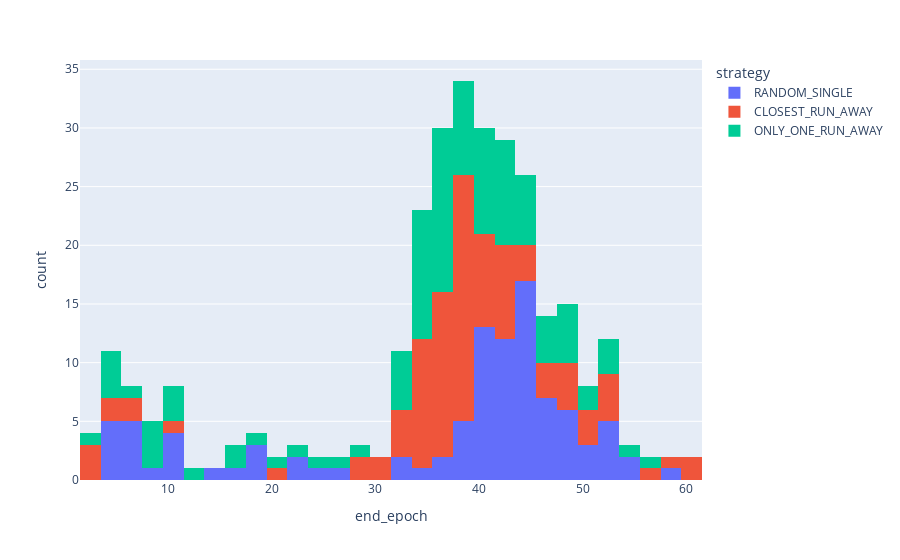

Notebook code for this chart:
### Code cell
px.histogram(df_game_result, x="end_epoch", nbins=len(df_game_result.end_epoch.unique()), color="strategy")

### Figure 1 — Plotly figure (JSON) as saved in the notebook; plotly's stock layout.template omitted (floating-point values rounded to 4 significant figures)
{"data": [{"bingroup": "x", "hovertemplate": "strategy=RANDOM_SINGLE<br>end_epoch=%{x}<br>count=%{y}<extra></extra>", "legendgroup": "RANDOM_SINGLE", "marker": {"color": "#636efa", "pattern": {"shape": ""}}, "name": "RANDOM_SINGLE", "nbinsx": 55, "orientation": "v", "showlegend": true, "type": "histogram", "x": [40, 40, 19, 40, 33, 7, 47, 44, 47, 44, 42, 7, 43, 7, 45, 47, 48, 50, 51, 41, 18, 54, 44, 42, 45, 39, 54, 45, 24, 5, 7, 47, 5, 41, 44, 11, 42, 11, 40, 5, 43, 34, 36, 38, 52, 48, 45, 39, 42, 42, 50, 49, 40, 40, 44, 43, 43, 49, 45, 41, 37, 41, 27, 52, 10, 8, 23, 45, 32, 45, 39, 16, 45, 52, 43, 45, 48, 46, 4, 59, 47, 14, 7, 49, 40, 43, 41, 40, 52, 23, 44, 11, 53, 39, 44, 47, 18, 43, 4, 44], "xaxis": "x", "yaxis": "y"}, {"bingroup": "x", "hovertemplate": "strategy=CLOSEST_RUN_AWAY<br>end_epoch=%{x}<br>count=%{y}<extra></extra>", "legendgroup": "CLOSEST_RUN_AWAY", "marker": {"color": "#EF553B", "pattern": {"shape": ""}}, "name": "CLOSEST_RUN_AWAY", "nbinsx": 55, "orientation": "v", "showlegend": true, "type": "histogram", "x": [33, 50, 39, 38, 42, 39, 36, 38, 50, 37, 38, 35, 21, 47, 35, 53, 37, 34, 37, 38, 6, 38, 37, 38, 29, 2, 35, 40, 40, 48, 10, 37, 31, 45, 35, 6, 52, 38, 37, 36, 38, 4, 36, 2, 34, 33, 40, 39, 61, 51, 37, 39, 38, 44, 41, 34, 34, 28, 48, 43, 53, 33, 40, 38, 48, 38, 37, 35, 42, 58, 45, 36, 2, 57, 46, 43, 48, 53, 60, 36, 40, 42, 31, 36, 46, 34, 43, 4, 34, 38, 33, 42, 39, 40, 39, 39, 38, 41, 42, 39], "xaxis": "x", "yaxis": "y"}, {"bingroup": "x", "hovertemplate": "strategy=ONLY_ONE_RUN_AWAY<br>end_epoch=%{x}<br>count=%{y}<extra></extra>", "legendgroup": "ONLY_ONE_RUN_AWAY", "marker": {"color": "#00cc96", "pattern": {"shape": ""}}, "name": "ONLY_ONE_RUN_AWAY", "nbinsx": 55, "orientation": "v", "showlegend": true, "type": "histogram", "x": [32, 43, 9, 53, 39, 36, 34, 9, 39, 6, 52, 35, 37, 45, 8, 20, 36, 11, 48, 24, 17, 42, 49, 56, 47, 34, 40, 44, 41, 49, 47, 51, 49, 40, 16, 43, 42, 44, 39, 38, 37, 35, 44, 33, 5, 51, 42, 35, 37, 55, 35, 36, 18, 43, 5, 34, 36, 34, 13, 49, 44, 47, 35, 9, 41, 10, 36, 38, 4, 47, 39, 36, 35, 37, 40, 42, 45, 35, 40, 28, 26, 53, 5, 41, 32, 10, 32, 32, 2, 37, 40, 41, 37, 42, 39, 39, 42, 22, 36, 36], "xaxis": "x", "yaxis": "y"}], "layout": {"barmode": "relative", "legend": {"title": {"text": "strategy"}, "tracegroupgap": 0}, "margin": {"t": 60}, "xaxis": {"anchor": "y", "domain": [0, 1], "title": {"text": "end_epoch"}}, "yaxis": {"anchor": "x", "domain": [0, 1], "title": {"text": "count"}}}}
